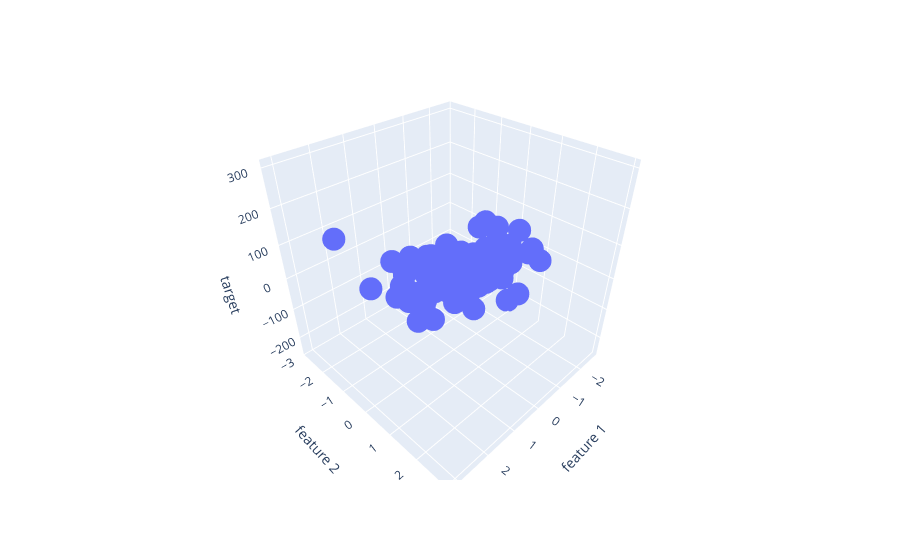

Notebook code for this chart:
### Code cell
fig= px.scatter_3d(df,x='feature 1',y='feature 2',z='target')
fig.show()
